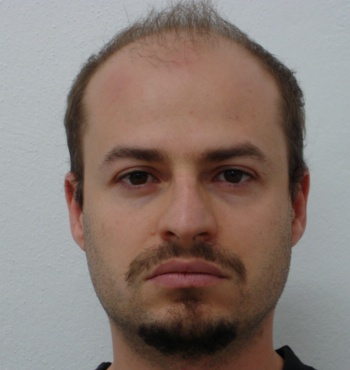
#> input picture images/haar_results/6-1_face#0.jpg, 350 x 370 px
$ python evaluation.py
#> lines starting #> are read from the running program, lines starting #| are printed output that depends on the picture; after the words box and inside, x2 and y2 are one past the last pixel; in counts of white or black regions, pixels touching at a corner belong together
### codes/my_fg_bg_detector.py
# -*- coding: utf-8 -*-
"""
Created on Thu Mar 25 00:53:44 2021

@author: Xianglun Xu

Email: xianglun918@gmail.com
"""
# Libraries
import cv2
# import collections
import numpy as np
from fc_logger import logger


np.set_printoptions(threshold=np.inf)


def my_fg_bg_detector(gray_img):
    """Use foreground / background difference to get the contour.

    Parameters
    ----------
    gray_img:
        Input should be a gray image.

    Returns
    -------
    sure_fg:
        Return the detected area. (Foreground.)
    """
    if len(gray_img.shape) > 2:
        raise ValueError("Input is not a gray image.")

    # gray = cv2.equalizeHist(gray)

    # OTSU thresholding
    ret, thresh = cv2.threshold(gray_img, 0, 255, cv2.THRESH_BINARY_INV + cv2.THRESH_OTSU)

    # opening = cv2.morphologyEx(thresh,cv2.MORPH_OPEN,kernel, iterations=2)
    closing = cv2.morphologyEx(thresh, cv2.MORPH_CLOSE, np.ones((3, 3), np.uint8), iterations=3)

    # Get sure background area
    # sure_bg = cv2.dilate(closing, kernel, iterations=3)
    sure_bg = closing

    # Get sure foreground area (dist_transform extracts the foreground)
    dist_transform = cv2.distanceTransform(sure_bg, cv2.DIST_L2, 3)

    # Threshold the dist_transform
    ret, sure_fg = cv2.threshold(dist_transform, 0.1 * dist_transform.max(), 255, 0)

    # Reverse and closing to gain the final result
    # sure_fg = np.ones(sure_fg.shape) * 255 - sure_fg
    sure_fg = cv2.morphologyEx(sure_fg, cv2.MORPH_CLOSE, cv2.getStructuringElement(cv2.MORPH_ELLIPSE, (30, 30)))

    # To make sure the image is not inverse, it happens when bg is brigter than fg

    if sure_fg[0][0] == 255:
        sure_fg = np.ones(sure_fg.shape) * 255 - sure_fg

    return sure_fg


############ Test code for direct view on effect of each step. #############

# [30 lines that do not run on import are left out]

### codes/my_canny_detector.py
# -*- coding: utf-8 -*-
"""
Created on Wed Mar 24 20:04:40 2021

@author: Xianglun Xu

Email: xianglun918@gmail.com
"""
import collections

# Libraries
import cv2

# Pre-defined parameters
MIN_VAL = 100
MAX_VAL = 300


# Perform Canny Edge detection
def my_canny_detector(gray_img):
    """Apply Canny edge detection.

    Parameters
    ----------
    gray_img : Input should be a gray image.

    Returns
    -------
    result : Return the detected area.
    """
    # Do the Canny edge detection
    if len(gray_img.shape) > 2:
        raise ValueError("Input is not a gray-scale image.")

    # gray = cv2.equalizeHist(gray)

    # Binarization
    ret_val, thresh_val = cv2.threshold(gray_img, 0, 255, cv2.THRESH_BINARY_INV + cv2.THRESH_OTSU)
    # Do a closing to eliminate small holes on edges.
    result = cv2.morphologyEx(thresh_val, cv2.MORPH_CLOSE,
                              cv2.getStructuringElement(cv2.MORPH_ELLIPSE, (10, 10)))
    # Do Canny edge detection
    result = cv2.Canny(result, MIN_VAL, MAX_VAL)
    # Blur the edges to make it wider
    result = cv2.GaussianBlur(result, (3, 3), 0)
    # Do Canny edge detection agin (Now there would be double lines)
    result = cv2.Canny(result, MIN_VAL, MAX_VAL)
    # Forge double lines to the solid fully connected line.
    # result = cv2.morphologyEx(thresh, cv2.MORPH_CLOSE,
    #                           cv2.getStructuringElement(cv2.MORPH_ELLIPSE, (10, 10)))

    # Finally, fill the detected area - use bfs technique
    rn_val, cn_val = len(result), len(result[0])
    r_, c_ = rn_val // 2, cn_val // 2  # Start from center
    result[r_][c_] = 255
    neighbors_ = collections.deque([(r_, c_)])
    # logger.info(result.shape)
    while neighbors_:
        row, col = neighbors_.popleft()
        for x, y in [(row - 1, col), (row + 1, col), (row, col - 1), (row, col + 1)]:
            if 0 <= x < rn_val and 0 <= y < cn_val and result[x][y] != 255:
                # logger.info(x, y)
                neighbors_.append((x, y))
                result[x][y] = 255

    # We observe that there are still eyes', and nose's part are not closed
    # So apply closing again.
    result = cv2.morphologyEx(result, cv2.MORPH_CLOSE, cv2.getStructuringElement(cv2.MORPH_ELLIPSE, (20, 20)))

    ## Uncommon the below line to get the edge contour
    ## result = cv2.GaussianBlur(result, (3, 3), 0) - result

    return result


############ Test code for direct view on effect of each step. #############

# [47 lines that do not run on import are left out]

### codes/evaluation.py
# -*- coding: utf-8 -*-
"""
Created on Thu Mar 25 18:15:07 2021

@author: Xianglun Xu

Email: xianglun918@gmail.com
"""
from main import *
import matplotlib.pyplot as plt
import imutils
import collections
from fc_logger import logger
from PIL import Image

# from PIL import Image

# Pre-set values
TEST_IMG_PATH = '../images/test_imgs/cool_guy_face.jpg'
SAVE_PATH = '../images/figures'
CONTOUR_RESULTS_DIR = '../images/contouring_results'
CONTOUR_COMPARE_DIR = '../images/contouring_compare'


# =============================================================================
#  Draw the figures used in report. (Actually went through each realization agian.)
# =============================================================================
# [229 lines left out: functions draw_fg_bg_process, draw_canny_process, calculate_IOU, evaluate_IOU, contour_example, not called in this run]


def template_example():
    plt.subplots_adjust(left=None, bottom=None, right=None, top=None,
                        wspace=.5, hspace=.8)

    template = '../images/contouring_compare/6-1_face#0.jpg'  # 4-1
    original = '../images/haar_results/6-1_face#0.jpg'

    img = cv2.imread(original)
#> img is the input picture: shape (370, 350, 3); mean B, G, R 115.7, 122.3, 137
    gray = cv2.cvtColor(img, cv2.COLOR_BGR2GRAY)
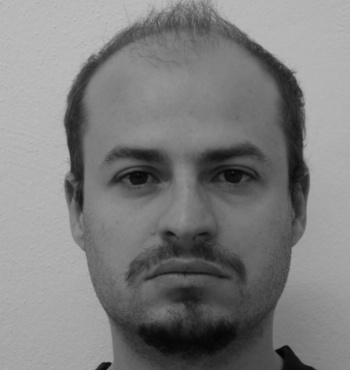
#> gray: shape (370, 350); min 1, max 192, mean 126

    contour1 = my_fg_bg_detector(gray)
#> in my_fg_bg_detector, `ret, thresh = cv2.threshold(gray_img, 0, 255, cv2.THRESH_BINARY_INV + ..`:
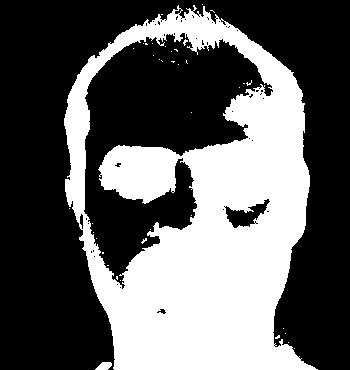
#> thresh: shape (370, 350); 37.6% white; 39 white regions (37 under 20 px), largest, box (x1, y1, x2, y2) and area: (64, 5, 318, 370) 48525, (95, 362, 112, 370) 97
#> in my_fg_bg_detector, `ret, thresh = cv2.threshold(gray_img, 0, 255, cv2.THRESH_BINARY_INV + ..`: ret = 115
#> in my_fg_bg_detector, `closing = cv2.morphologyEx(thresh, cv2.MORPH_CLOSE, np.ones((3, 3), np..`: closing: shape (370, 350); 38.9% white; 10 white regions (9 under 20 px), largest, box (x1, y1, x2, y2) and area: (64, 4, 318, 370) 50391
#> in my_fg_bg_detector, `dist_transform = cv2.distanceTransform(sure_bg, cv2.DIST_L2, 3)`:
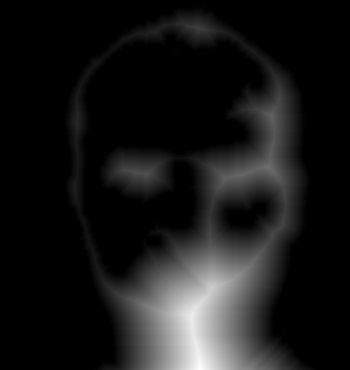
#> dist_transform: shape (370, 350) float32; min 0, max 85.44, mean 8.3; drawn with min black and max white
#> in my_fg_bg_detector, `ret, sure_fg = cv2.threshold(dist_transform, 0.1 * dist_transform.max(..`: sure_fg: shape (370, 350) float32; 26.2% white; 5 white regions, box (x1, y1, x2, y2) and area: (97, 49, 302, 370) 30484, (107, 153, 169, 194) 1930, (136, 15, 234, 42) 1132, (72, 95, 82, 147) 257, (73, 179, 77, 202) 62
#> in my_fg_bg_detector, `ret, sure_fg = cv2.threshold(dist_transform, 0.1 * dist_transform.max(..`: ret = 8.54
#> in my_fg_bg_detector, `sure_fg = cv2.morphologyEx(sure_fg, cv2.MORPH_CLOSE, cv2.getStructurin..`:
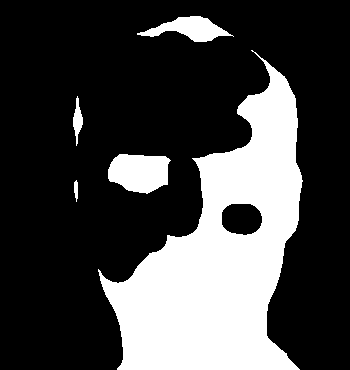
#> sure_fg: shape (370, 350) float32; 26.7% white; 5 white regions, box (x1, y1, x2, y2) and area: (98, 50, 303, 370) 31118, (108, 154, 171, 194) 1934, (137, 16, 234, 42) 1217, (73, 96, 83, 146) 253, (74, 180, 78, 202) 67
    contour2 = my_canny_detector(gray)
#> in my_canny_detector, `ret_val, thresh_val = cv2.threshold(gray_img, 0, 255, cv2.THRESH_BINAR..`: ret_val = 115
#> in my_canny_detector, `result = cv2.morphologyEx(thresh_val, cv2.MORPH_CLOSE, cv2.getStructur..`: result: shape (370, 350); 39.4% white; 6 white regions (5 under 20 px), largest, box (x1, y1, x2, y2) and area: (65, 4, 318, 370) 50971
#> in my_canny_detector, `result = cv2.Canny(result, MIN_VAL, MAX_VAL)`: result: shape (370, 350); 1.6% white in thin lines or dots, all inside (x1, y1, x2, y2) = (64, 4, 318, 370)
#> in my_canny_detector, `result = cv2.Canny(result, MIN_VAL, MAX_VAL)`:
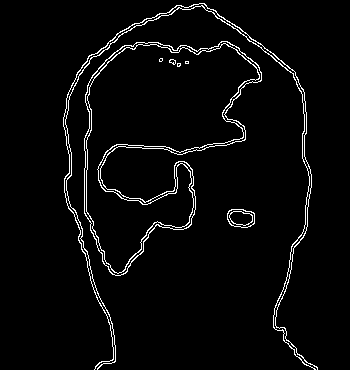
#> result: shape (370, 350); 3.4% white in thin lines or dots, all inside (x1, y1, x2, y2) = (63, 3, 318, 370)
#> in my_canny_detector, `rn_val, cn_val = len(result), len(result[0])`: rn_val = 370; cn_val = 350
#> in my_canny_detector, `r_, c_ = rn_val // 2, cn_val // 2`: r_ = 185; c_ = 175
#> the loop in my_canny_detector, `while neighbors_:` made 48753 passes
#> (row, col) on passes 1 to 3: (185, 175), (185, 174), (185, 176)
#> after the loop in my_canny_detector, `while neighbors_:`:
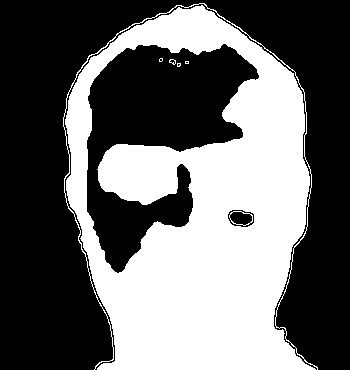
#> result: shape (370, 350); 41% white; 7 white regions (3 under 20 px), largest, box (x1, y1, x2, y2) and area: (65, 5, 316, 370) 52007, (63, 3, 318, 370) 1023, (229, 211, 253, 226) 64, (169, 59, 176, 65) 20
#> in my_canny_detector, `result = cv2.morphologyEx(result, cv2.MORPH_CLOSE, cv2.getStructuringE..`: result: shape (370, 350); 43.6% white; 1 white region, box (x1, y1, x2, y2) and area: (64, 0, 319, 370) 56463
    contour = contour1 + contour2
    contour = cv2.morphologyEx(contour, cv2.MORPH_CLOSE, cv2.getStructuringElement(cv2.MORPH_ELLIPSE, (10, 10)))
    contour[contour > 255] = 255
#> contour: shape (370, 350) float32; 43.6% white; 1 white region, box (x1, y1, x2, y2) and area: (65, 0, 319, 370) 56474

    plt.figure()
    template = Image.open(template)
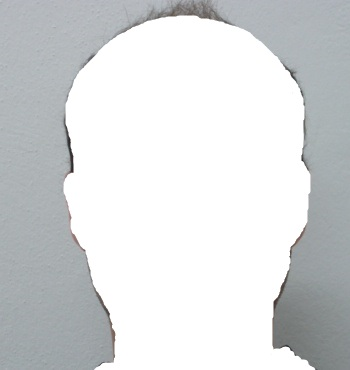
#> input picture images/contouring_compare/6-1_face#0.jpg, 350 x 370 px
#> template is the input picture: PIL image 350x370 RGB; mean R, G, B 214.2, 216.5, 217.8
    original = Image.open(original)
    plt.subplot(1, 3, 1)
    plt.imshow(original)
    plt.title('Original')

    plt.subplot(1, 3, 2)
    plt.imshow(template, cmap='gray')
    plt.title('Groundtruth Mask')

    plt.subplot(1, 3, 3)
    plt.imshow(contour, cmap='gray')
    plt.title('Mask Extracted')
    plt.pause(10)


if __name__ == '__main__':
    logger.info('Running...')
    # [4 lines of commented-out code are left out]
    template_example()
